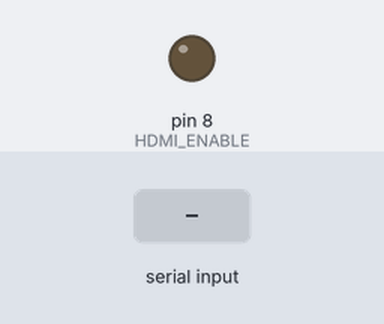
Recording of a sketch running on a simulated Arduino Uno, built with avr-gcc and run on an emulated ATmega328P. On the bench: output pins drawn as LEDs (lit = HIGH). Inputs (shaded band) come from the test bench. What the sketch prints to the serial monitor is not drawn.

Above: at 1.2 s.
1.3 s: "1" received over Serial
At 2.5 s:
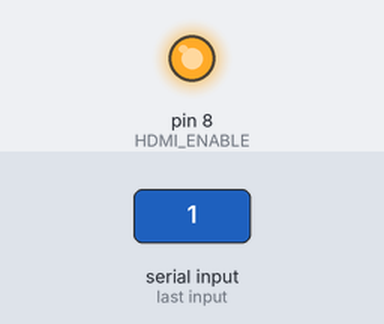
2.8 s: "0" received over Serial
At 3.6 s:
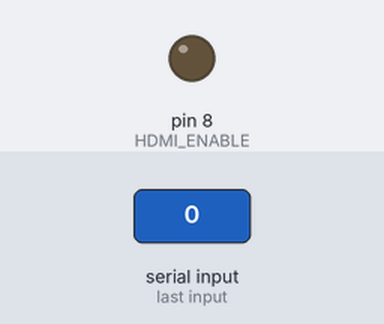
Timing chart, 0 to 5.8 s (numbered marks = the images above; inputs shaded):
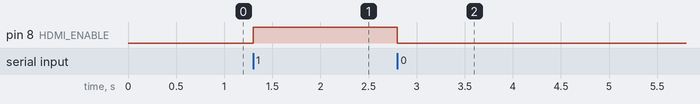

The sketch:

Arduino-HDMI-Switch-test.ino
```cpp
// J3: 1=regulated 5V, 2=D8, 3=GND. Coil power does not come from D8.
const byte HDMI_ENABLE = 8;
void setup() {
  digitalWrite(HDMI_ENABLE, LOW);
  pinMode(HDMI_ENABLE, OUTPUT);
  Serial.begin(115200);
  Serial.println("Send 1=HDMI ON, 0=HDMI OFF");
}
void loop() {
  if (Serial.available()) {
    char c = Serial.read();
    if (c == '1') digitalWrite(HDMI_ENABLE, HIGH);
    if (c == '0') digitalWrite(HDMI_ENABLE, LOW);
  }
}
```

Measured:
- after the input at 1.3 s, pin 8 (HDMI_ENABLE): LOW → HIGH at once
- after the input at 2.8 s, pin 8 (HDMI_ENABLE): HIGH → LOW at once
